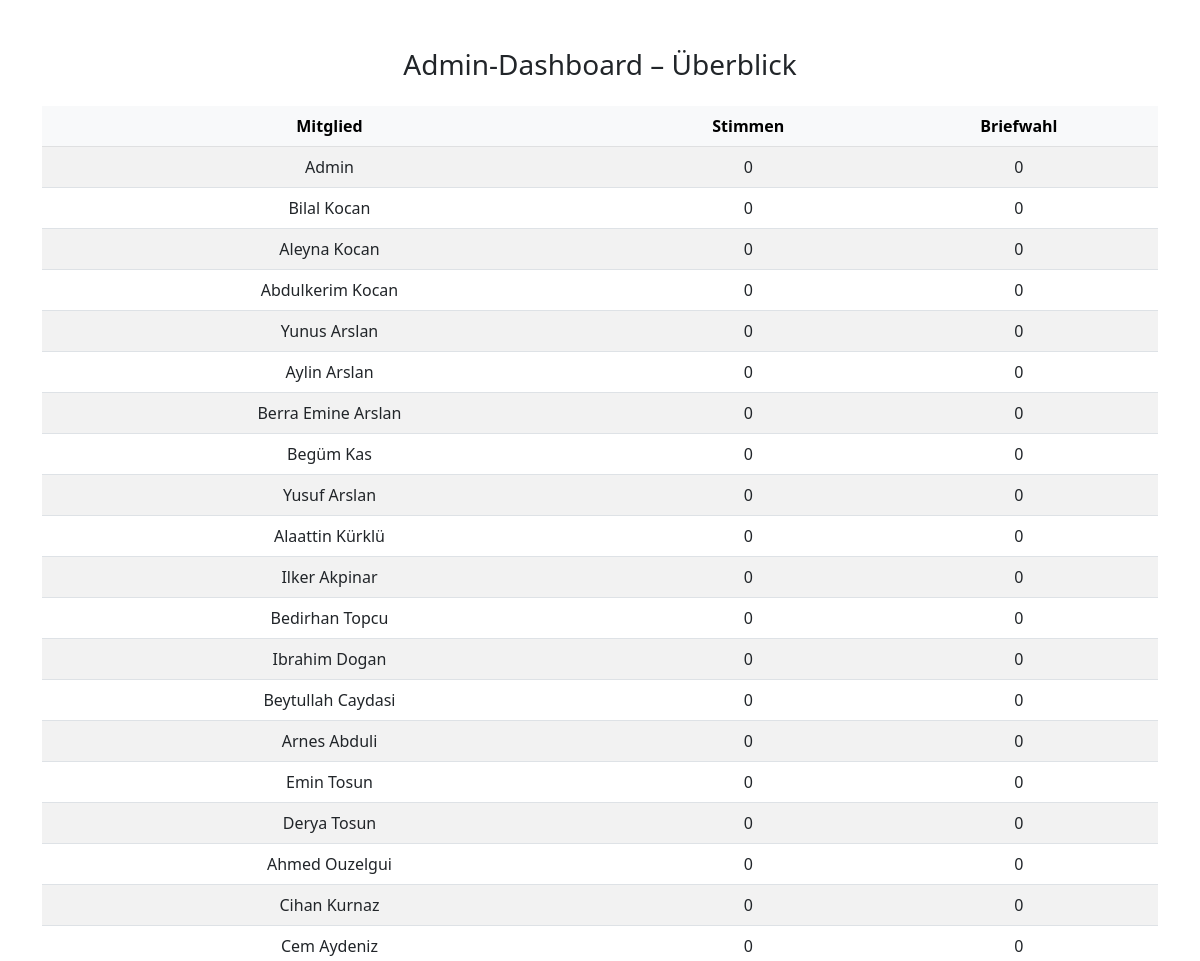
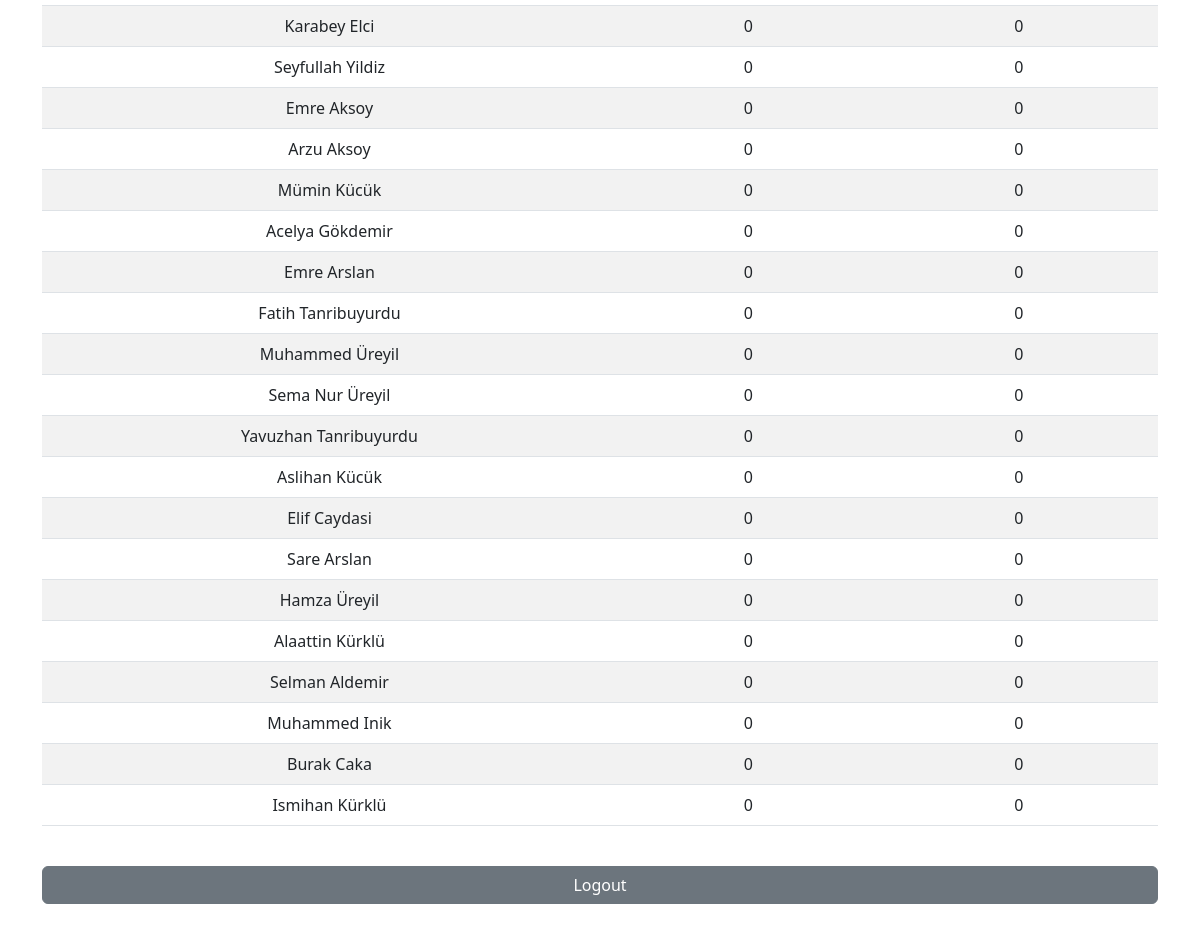
The app's page /dashboard (signed in) with its own data (2 pictures, top to bottom).
### tables this page shows
CREATE TABLE users (
    id INTEGER PRIMARY KEY AUTOINCREMENT,
    name TEXT NOT NULL,
    password TEXT NOT NULL,
    is_admin INTEGER DEFAULT 0
);

### app.py (the view, shortened to what this page needs)
@app.route('/dashboard', methods=['GET', 'POST'])
def dashboard():
    if 'user_id' not in session:
        return redirect(url_for('login'))
    error = None
    try:
        conn = get_db()
        cur = conn.cursor()
        if session.get('is_admin'):
            cur.execute("""
                SELECT users.name, COUNT(entries.id) as total,
                       SUM(entries.briefwahl) as briefwahl
                FROM users LEFT JOIN entries ON users.id = entries.user_id
                GROUP BY users.id
            """)
            summary = cur.fetchall()
            return render_template('admin_dashboard.html', summary=summary)
    except Exception as e:
        return f"<h1>Fehler im Dashboard:</h1><p>{str(e)}</p>"

### app.py (called while the page is built)
def get_db():
    conn = sqlite3.connect(DATABASE)
    conn.row_factory = sqlite3.Row
    return conn

### templates/admin_dashboard.html (shortened to what this page needs)
<!doctype html>
<html lang="de">
<head>
  <link href="https://cdn.jsdelivr.net/npm/bootstrap@5.3.0/dist/css/bootstrap.min.css" rel="stylesheet">
</head>
<body class="container py-5">
  <h3 class="mb-4 text-center">Admin-Dashboard – Überblick</h3>
  <div class="table-responsive">
    <table class="table table-striped align-middle text-center">
      <thead class="table-light">
        <tr>
          <th>Mitglied</th>
          <th>Stimmen</th>
          <th>Briefwahl</th>
        </tr>
      </thead>
      <tbody>
        {% for row in summary %}
        <tr>
          <td>{{ row['name'] }}</td>
          <td>{{ row['total'] or 0 }}</td>
          <td>{{ row['briefwahl'] or 0 }}</td>
        </tr>
        {% endfor %}
      </tbody>
    </table>
  </div>
  <a href="{{ url_for('logout') }}" class="btn btn-secondary w-100 mt-4">Logout</a>
</body>
</html>

### records on screen
users: name "Admin", row "0"
users: name "Bilal Kocan", is_admin "0"
users: name "Aleyna Kocan", is_admin "0"
users: name "Abdulkerim Kocan", is_admin "0"
users: name "Yunus Arslan", is_admin "0"
users: name "Aylin Arslan", is_admin "0"
users: name "Berra Emine Arslan", is_admin "0"
users: name "Begüm Kas", is_admin "0"
users: name "Yusuf Arslan", is_admin "0"
users: name "Alaattin Kürklü", is_admin "0"
users: name "Ilker Akpinar", is_admin "0"
users: name "Bedirhan Topcu", is_admin "0"
users: name "Ibrahim Dogan", is_admin "0"
users: name "Beytullah Caydasi", is_admin "0"
users: name "Arnes Abduli", is_admin "0"
users: name "Emin Tosun", is_admin "0"
users: name "Derya Tosun", is_admin "0"
users: name "Ahmed Ouzelgui", is_admin "0"
users: name "Cihan Kurnaz", is_admin "0"
users: name "Cem Aydeniz", is_admin "0"
users: name "Karabey Elci", is_admin "0"
users: name "Seyfullah Yildiz", is_admin "0"
users: name "Emre Aksoy", is_admin "0"
users: name "Arzu Aksoy", is_admin "0"
users: name "Mümin Kücük", is_admin "0"
users: name "Acelya Gökdemir", is_admin "0"
users: name "Emre Arslan", is_admin "0"
users: name "Fatih Tanribuyurdu", is_admin "0"
users: name "Muhammed Üreyil", is_admin "0"
users: name "Sema Nur Üreyil", is_admin "0"
users: name "Yavuzhan Tanribuyurdu", is_admin "0"
users: name "Aslihan Kücük", is_admin "0"
users: name "Elif Caydasi", is_admin "0"
users: name "Sare Arslan", is_admin "0"
users: name "Hamza Üreyil", is_admin "0"
users: name "Alaattin Kürklü", is_admin "0"
users: name "Selman Aldemir", is_admin "0"
users: name "Muhammed Inik", is_admin "0"
users: name "Burak Caka", is_admin "0"
users: name "Ismihan Kürklü", is_admin "0"
